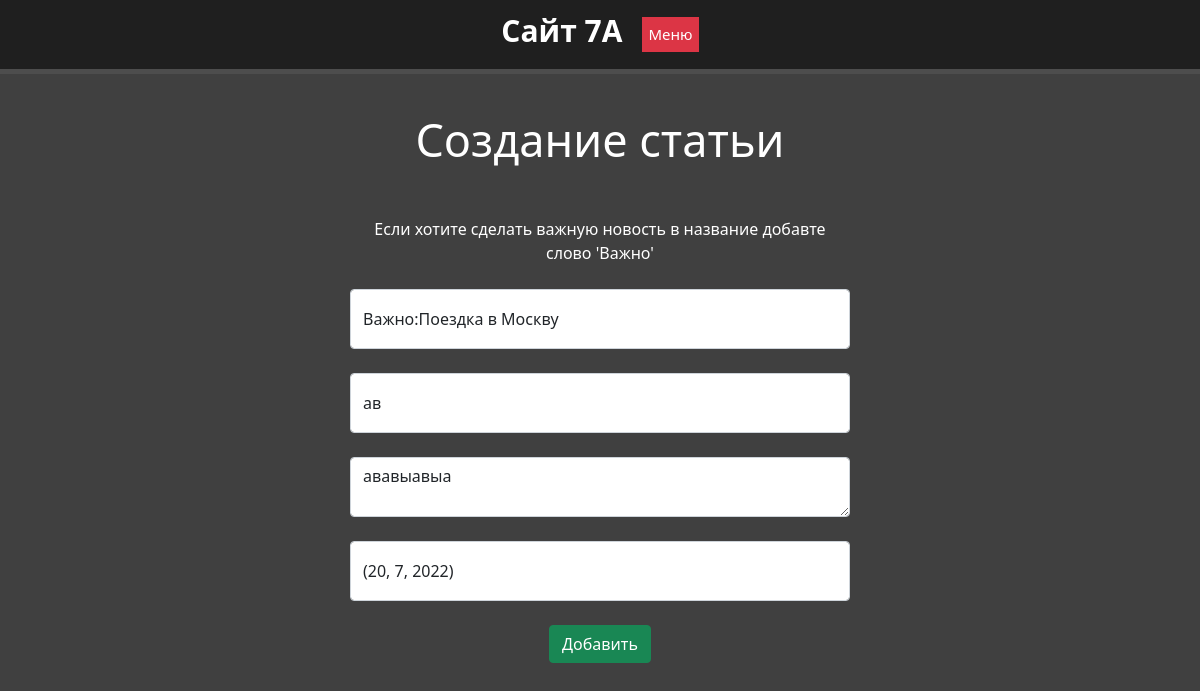
/news/18/update, run on the app's committed database.
### news/models.py (models this page shows, shortened)
class Articles(models.Model):
    title = models.CharField('Название', max_length=50)
    anons = models.CharField('Анонс', max_length=250)
    full_text = models.TextField("Текст")
    date = models.CharField('Дата публикации', default=time, max_length=50)
    class Meta:
        verbose_name = "Новость"

### news/views.py (the view)
# urls.py: path('/<int:pk>/update', views.NewsUpdateViews.as_view(), name='news-update'),
class NewsUpdateViews(UpdateView):
    model = Articles
    template_name = 'news/create.html'
    form_class = ArticlesForm

### news/forms.py
class ArticlesForm(ModelForm):
    class Meta:
        model = Articles
        fields = ['title', 'anons', 'full_text', 'date']
        widgets = {
            'title': TextInput(attrs={
                'class': 'form-control',
                'placeholder': 'Назавание статьи'
            }),
            'anons': TextInput(attrs={
                'class': 'form-control',
                'placeholder': 'Анонс статьи'
            }),
            'date': TextInput(attrs={
                'class': 'form-control',
                'placeholder': 'Дата статьи'
            }),
            'full_text': Textarea(attrs={
                'class': 'form-control',
                'placeholder': 'Текст статьи'
            }),
        }

### news/templates/news/create.html (shortened to what this page needs)
{% extends "main/layout.html" %}
{% block content %}
    <div class="features">
        <h1>Создание статьи</h1>
        <form method="post">
            <p3>Если хотите сделать важную новость в название добавте слово 'Важно'</p3>
            <br>
            <br>
            {{ form.title }}<br>
            {{ form.anons }}<br>
            {{ form.full_text }}<br>
            {{ form.date }}<br>
            <div class="create">
                <button class="btn btn-success" type="submit">Добавить</button>
            </div>
        </form>
</div>
{% endblock %}

### main/static/main/css/main.css (style rules this page uses)
body { background: #404040; }
.form-control { height: 60px; }
main .features { float: left; color: white; margin-top: 100px; text-align: center; width: 100%; }
main .features h1 { font-size: 45px; text-align: center; margin-top: -61px }
form { margin-left: auto; margin-right: auto; width: 500px; margin-top: 50px; }

### data on the page
Articles: title "Важно:Поездка в Москву", anons "ав", full_text "ававыавыа", date "(20, 7, 2022)"
